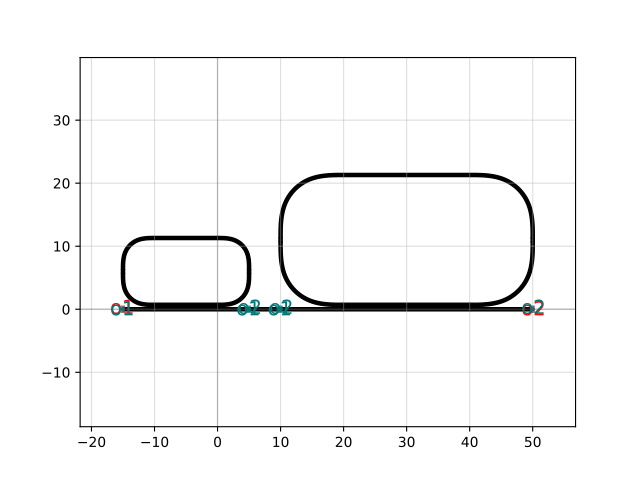

This figure's Python source:
import gdsfactory as gf

c = gf.components.ring_single_array(spacing=5.0, list_of_dicts=({'length_x': 10.0, 'radius': 5.0}, {'length_x': 20.0, 'radius': 10.0}))
c.plot()
